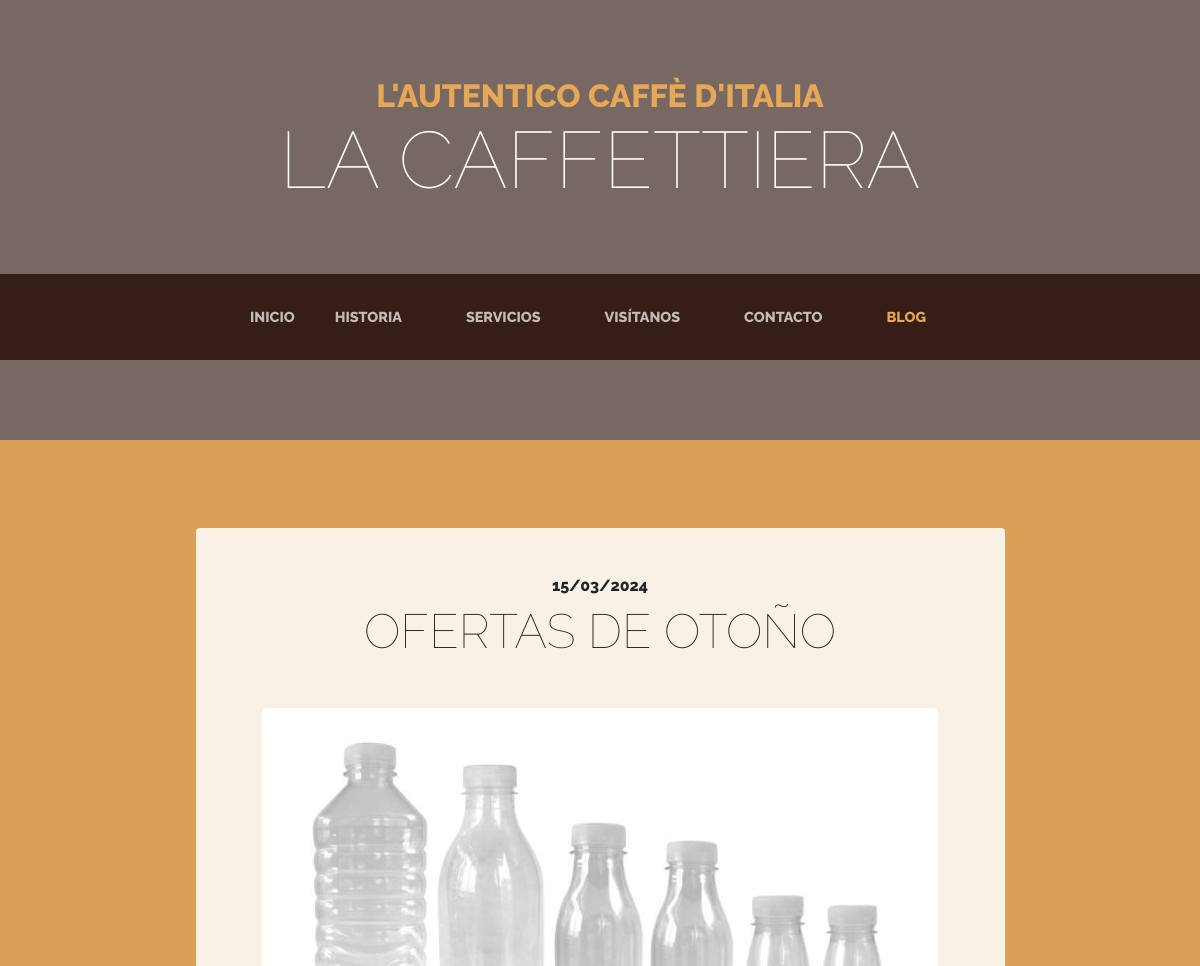
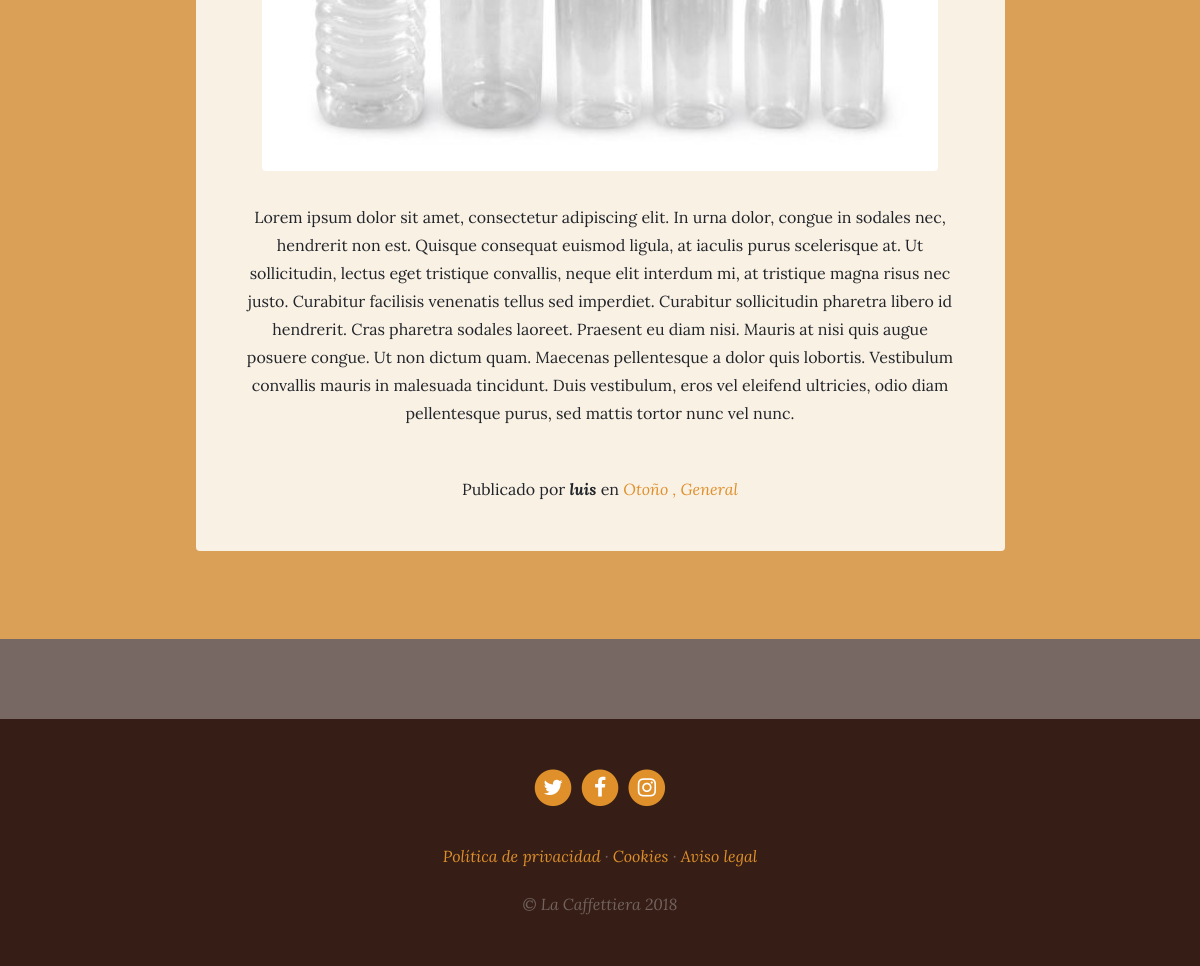
Screenshot of /blog/ with the database file from the repository (2 pictures, top to bottom).
### blog/models.py (models this page shows, shortened)
class Post(models.Model):
    title = models.CharField(max_length=200, verbose_name="Título")
    content = models.TextField(verbose_name="Contenido")
    image = models.ImageField(verbose_name="Imagen",
                              upload_to="blog", null=True, blank=True)
    published = models.DateTimeField(
        verbose_name="Fecha de publicación", default=now)
    author = models.ForeignKey(
        User, verbose_name="Autor", on_delete=models.CASCADE)
    categories = models.ManyToManyField(
        Category, verbose_name="categorías", related_name="get_posts")
    created = models.DateTimeField(
        auto_now_add=True,  verbose_name="Fecha de creación")
    updated = models.DateTimeField(
        auto_now=True,  verbose_name="Fecha de edición")
    class Meta:
        verbose_name = "post"
        verbose_name_plural = "posts"
        ordering = ["-created"]

class Category(models.Model):
    name = models.CharField(max_length=100, verbose_name="Nombre")
    created = models.DateTimeField(
        auto_now_add=True,  verbose_name="Fecha de creación")
    updated = models.DateTimeField(
        auto_now=True,  verbose_name="Fecha de edición")
    class Meta:
        verbose_name = "categoría"
        verbose_name_plural = "categorías"
        ordering = ["-created"]

### pages/models.py (models this page shows, shortened)
class Page(models.Model):
    title = models.CharField(verbose_name="Título", max_length=200)
    content = RichTextField(verbose_name="Contenido")
    order = models.SmallIntegerField(verbose_name="Orden", default=0)
    created = models.DateTimeField(
        auto_now_add=True,  verbose_name="Fecha de creación")
    updated = models.DateTimeField(
        auto_now=True,  verbose_name="Fecha de edición")
    class Meta:
        verbose_name = "página"
        verbose_name_plural = "páginas"
        ordering = ["order", "title"]

### blog/views.py (the view)
# urls.py: path('', views.blog, name='blog'),
def blog(request):
    posts = Post.objects.all()
    html_resposnse = render(request, "blog/blog.html", {"posts": posts})
    return html_resposnse

### pages/templatetags/pages_extra.py (called while the page is built)
@register.simple_tag
def get_page_list():
    pages = Page.objects.all()
    return pages

### social/processors.py (called while the page is built)
def ctx_dict(request):
    ctx = {}
    links = Link.objects.all()
    for link in links:
        ctx[link.key] = link.url
    return ctx

### blog/templates/blog/blog.html (shortened to what this page needs)
{% extends 'core/base.html'%}
{% block content %}
{% load static %}
{% for post in posts %}
<section class="page-section cta">
    <div class="container">
        <div class="row">
            <div class="col-xl-9 mx-auto">
                <div class="cta-innerv text-center rounded">
                    <h2 class="section-heading mb-5">
                        <span class="section-heading-upper">{{post.published|date:"SHORT_DATE_FORMAT"}}</span>
                        <span class="section-heading-lower">{{post.title}}</span>
                    </h2>
                    <p class="mb-0">
                        <img class="mx-auto d-flex rounded img-fluid mb-3 mb-lg-0" src="{{post.image.url}}" alt="">
                    </p>
                    <p class="mb-0 mbt">
                        {{post.content|linebreaks}}
                    </p>
                    <p class="mb-0 mbt">
                        <span class="section-heading-under">Publicado por <em><b>{{post.author}}</b></em> en <em>
                                {% for category in post.categories.all %}
                                <a href="{% url 'category' category.id %}" class="link">{{category.name}}
                                    {% if not forloop.last %},{% endif %}
                                </a>
                                {% endfor %}
                    </p>
                </div>
            </div>
        </div>
    </div>
</section>
{% endfor %}
{% endblock %}

### core/templates/core/base.html (shortened to what this page needs)
<!DOCTYPE html>
<html lang="es">
<head>
    {% load static %}
    <link href="{% static 'core/vendor/bootstrap/css/bootstrap.min.css' %}" rel="stylesheet">
    <link href="{% static 'core/vendor/font-awesome/css/font-awesome.min.css' %}" rel="stylesheet" type="text/css">
    <link href="{% static 'core/css/business-casual.css' %}" rel="stylesheet">
</head>
<body>
    <h1 class="site-heading text-center text-white d-none d-lg-block">
        <span class="site-heading-upper text-primary mb-3">L'autentico caffè d'italia</span>
        <span class="site-heading-lower">La Caffettiera</span>
    </h1>
    <nav class="navbar navbar-expand-lg navbar-dark py-lg-4" id="mainNav">
        <div class="container">
            <div class="collapse navbar-collapse" id="navbarResponsive">
                <ul class="navbar-nav mx-auto">
                    <li class="nav-item {% if request.path == '/' %}active{% endif %} x-lg-4">
                        <a class="nav-link text-uppercase text-expanded" href="{%url 'home'%}">Inicio</a>
                    </li>
                    <li class="nav-item {% if  '/about' in request.path %}active{% endif %} px-lg-4">
                        <a class="nav-link text-uppercase text-expanded" href="{%url 'about'%}">Historia</a>
                    </li>
                    <li class="nav-item {% if  '/services' in request.path %}active{% endif %} px-lg-4">
                        <a class="nav-link text-uppercase text-expanded" href="{%url 'services'%}">Servicios</a>
                    </li>
                    <li class="nav-item {% if  '/store' in request.path %}active{% endif %} px-lg-4">
                        <a class="nav-link text-uppercase text-expanded" href="{%url 'store'%}">Visítanos</a>
                    </li>
                    <li class="nav-item {% if '/contact' in request.path %}active{% endif %} px-lg-4">
                        <a class="nav-link text-uppercase text-expanded" href="{%url 'contact'%}">Contacto</a>
                    </li>
                    <li class="nav-item {% if  '/blog/' in request.path %}active{% endif %} px-lg-4">
                        <a class="nav-link text-uppercase text-expanded" href="{%url 'blog'%}">Blog</a>
                    </li>
                </ul>
            </div>
        </div>
    </nav>
    {% block content %}{% endblock %}
    <footer class="footer text-faded text-center py-5">
        <div class="container">
            <p class="m-0">
                {% if LINK_TWITTER %}
                <a href="{{LINK_TWITTER}}" class="link">
                    <span class="fa-stack fa-lg">
                        <i class="fa fa-circle fa-stack-2x"></i>
                        <i class="fa fa-twitter fa-stack-1x fa-inverse"></i>
                    </span>
                </a>
                {% endif %}
                {% if LINK_FACEBOOK %}
                <a href="{{LINK_FACEBOOK}}" class="link">
                    <span class="fa-stack fa-lg">
                        <i class="fa fa-circle fa-stack-2x"></i>
                        <i class="fa fa-facebook fa-stack-1x fa-inverse"></i>
                    </span>
                </a>
                {% endif %}
                {% if LINK_INSTAGRAM %}
                <a href="{{LINK_INSTAGRAM}}" class="link">
                    <span class="fa-stack fa-lg">
                        <i class="fa fa-circle fa-stack-2x"></i>
                        <i class="fa fa-instagram fa-stack-1x fa-inverse"></i>
                    </span>
                </a>
                {% endif %}
            </p>
            <p class="m-0 mbt">
                {% load pages_extra %}
                {% get_page_list as page_list %}
                {% for page in page_list %}
                <a href="{%url 'page' page.id page.title|slugify %}" class="link">{{page.title}}</a>
                {% if not forloop.last %}·{% endif %}
                {% endfor %}
            </p>
            <p class="m-0 mbt1">&copy; La Caffettiera 2018</p>
        </div>
    </footer>
</body>
</html>

### core/static/core/css/business-casual.css (style rules this page uses)
body { font-family: 'Lora'; background: linear-gradient(rgba(47, 23, 15, 0.65), rgba(47, 23, 15, 0.65)), url("../img/bg.jpg"); background-attachment: fixed; background-position: center; background-size: cover; }
h1, h2, h3, h4, h5, h6 { font-family: 'Raleway'; }
p { line-height: 1.75; }
.text-faded { color: rgba(255, 255, 255, 0.3); }
.site-heading { margin-top: 5rem; margin-bottom: 5rem; text-transform: uppercase; line-height: 1; font-family: 'Raleway'; }
.site-heading .site-heading-upper { display: block; font-size: 2rem; font-weight: 800; }
.site-heading .site-heading-lower { font-size: 5rem; font-weight: 100; line-height: 4rem; }
.page-section { margin-top: 5rem; margin-bottom: 5rem; }
.section-heading { text-transform: uppercase; }
.section-heading .section-heading-upper { display: block; font-size: 1rem; font-weight: 800; padding-bottom:.5rem; }
.section-heading .section-heading-lower { display: block; font-size: 3rem; font-weight: 100; }
#mainNav { background-color: rgba(47, 23, 15, 0.9); font-family: 'Raleway'; }
#mainNav .navbar-nav .nav-item .nav-link { color: rgba(255, 255, 255, 0.7); font-weight: 800; }
#mainNav .navbar-nav .nav-item.active .nav-link { color: #e6a756; }
@media (min-width: 992px) { #mainNav .navbar-nav .nav-item .nav-link { font-size: 0.9rem; } }
.cta { padding-top: 5rem; padding-bottom: 5rem; background-color: rgba(230, 167, 86, 0.9); }
.cta .cta-innerv { position: relative; padding: 3rem; margin: 0.5rem; background-color: rgba(255, 255, 255, 0.85); }
.footer { background-color: rgba(47, 23, 15, 0.9); }
.text-primary { color: #e6a756 !important; }
.mbt { padding-top: 2rem; }
.mbt1 { padding-top: 1.25rem; }
a.link { color: #df902a; }

### rows the page displays
Post: published "15/03/2024", title "OFERTAS DE OTOÑO", image (picture), content "Lorem ipsum dolor sit amet, consectetur adipiscing elit. In urna dolor, congue in sodales nec, hendrerit non est. Quisque consequat euismod ligula, at iaculis purus scelerisque at. Ut sollicitudin, lectus eget tristique convallis, neque elit interdum mi, at tristique magna risus nec justo. Curabitur facilisis venenatis tellus sed imperdiet. Curabitur sollicitudin pharetra libero id hendrerit. Cras pharetra sodales laoreet. Praesent eu diam nisi. Mauris at nisi quis augue posuere congue. Ut non dictum quam. Maecenas pellentesque a dolor quis lobortis. Vestibulum convallis mauris in malesuada tincidunt. Duis vestibulum, eros vel eleifend ultricies, odio diam pellentesque purus, sed mattis…", author "luis"
Category: name "Otoño"
Category: name "General"
Page: title "Política de privacidad"
Page: title "Cookies"
Page: title "Aviso legal"
